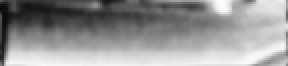
//> input picture MasteringOpenCV-Chapter5_NumberPlateRecognition/neg/6.jpg, 144 x 33 px, given in place of 6.png, which was not available (shown 2 times larger)
$ ./113492   (built with g++ and OpenCV 4)
//> lines starting //> are read from the running program, lines starting //| are printed output that depends on the picture; after the words box and inside, x2 and y2 are one past the last pixel; in counts of white or black regions, pixels touching at a corner belong together; pictures that were not available may be replaced by others from this repository, and a replacement may not be noted
//> further down, mSrc is the input picture: 33 rows x 144 cols, CV_8UC1; min 9, max 253, mean 148.7

#include "opencv2\core.hpp"
#include "opencv2\highgui.hpp"
#include "opencv2/shape.hpp"

#include <iostream>
#include <conio.h>
#include <fstream>
#include <string.h>

#define NOMINMAX

using namespace cv;
using namespace std;

Point RotatePoint(const Mat &R, const Point &p)
{
	Point2f rp;
	rp.x = (float)(R.at<double>(0, 0)*p.x + R.at<double>(0, 1)*p.y + R.at<double>(0, 2));
	rp.y = (float)(R.at<double>(1, 0)*p.x + R.at<double>(1, 1)*p.y + R.at<double>(1, 2));
	return rp;
}

bool FindBlobs(Mat mI, vector<vector<Point>> &contours, vector<Point2f> &MassCentre, vector<float>&DiagonalLength)
{
	if (mI.empty() || mI.depth() != CV_8UC1)
	{
		cout << "Invalid Input Image!";
		return 0;
	}

	vector<Vec4i> hierarchy;
	/// Find contours
	findContours(mI, contours, hierarchy, RETR_EXTERNAL, CHAIN_APPROX_SIMPLE, Point(0, 0));
//> contours = 1 contour; box (x1, y1, x2, y2) and area: (0, 0, 144, 33) 4576

	vector<Rect> boundRect(contours.size());
//> boundRect = 1 Rect (x, y, width, height): [0, 0, 0, 0]
	vector<Moments> mu(contours.size());
//> mu = 1 item

	for (size_t i = 0; i < contours.size(); i++)
	{
		/// Find Minimum bounding Rect
		boundRect[i] = boundingRect(Mat(contours[i]));

		/// Get the moments
		mu[i] = moments(contours[i], false);

		/// Find the Mass Centre
		MassCentre.push_back(Point2f(static_cast<float>(mu[i].m10 / mu[i].m00), static_cast<float>(mu[i].m01 / mu[i].m00)));

		//Find Distance between the TopLeft  and Bottrom Right Points
		DiagonalLength.push_back((float)norm(boundRect[i].tl() - boundRect[i].br()));
	}
//> this loop made 1 pass
	return 1;
}

bool TransformContour(vector<vector<Point>> contours, vector<vector<Point>> &contours_Trans, Vec2f Translate)
{
	if (contours.size() == 0)
	{
		cout << "Invalid input!";
		return 0;
	}

	contours_Trans = contours;

	for (size_t i = 0; i < contours.size(); i++)
	{
		for (int idx = 0; idx < contours[i].size(); idx++)
		{
			contours_Trans[i][idx] = Point(contours[i][idx].x + Translate(0), contours[i][idx].y + Translate(1));
		}
	}
	return 1;
}

bool RotateContour(vector<vector<Point>> contours, vector<vector<Point>> &contours_Rotated, double Angle, Point2f Centre)
{
	if (contours.size() == 0)
	{
		cout << "Invalid input!";
		return 0;
	}

	Mat mRot = getRotationMatrix2D(Centre, Angle, 1.0);
	contours_Rotated = contours;

	for (size_t i = 0; i < contours.size(); i++)
	{
		for (int idx = 0; idx < contours[i].size(); idx++)
		{
			contours_Rotated[i][idx] = RotatePoint(mRot, contours[i][idx]);
		}
	}
	return 1;
}

static vector<Point> simpleContour(vector<vector<Point> > _contoursQuery, int n = 300)
{
	vector <Point> contoursQuery;
	for (size_t border = 0; border<_contoursQuery.size(); border++)
	{
		for (size_t p = 0; p<_contoursQuery[border].size(); p++)
		{
			contoursQuery.push_back(_contoursQuery[border][p]);
		}
	}

	// In case actual number of points is less than n
	int dummy = 0;
	for (int add = (int)contoursQuery.size() - 1; add<n; add++)
	{
		contoursQuery.push_back(contoursQuery[dummy++]); //adding dummy values
	}

	// Uniformly sampling
	random_shuffle(contoursQuery.begin(), contoursQuery.end());
	vector<Point> cont;
	for (int i = 0; i<n; i++)
	{
		cont.push_back(contoursQuery[i]);
	}
	return cont;
}

int main()
{
	string sFileName = "e:\\git\\opencv\\samples\\data\\shape_sample\\6.png";
	Mat mSrc;
	mSrc = imread(sFileName, 0);

	if (mSrc.empty()) {
		std::cerr << "[Error] imread() ...filename=" << sFileName << std::endl;
		return -1;
	}

	imshow("Source Image", mSrc);

	vector<vector<Point>> contours;
	vector<Point2f> MassCentre;
	vector<float>DiagonalLength;
	FindBlobs(mSrc, contours, MassCentre, DiagonalLength);
//> MassCentre = 1 Point (x, y): [71.5, 16]; DiagonalLength = [147.7]

	vector<vector<Point>> contours_Trans(contours.size());
//> contours_Trans = 1 empty contours
	vector<vector<Point>> contours_Rotated(contours.size());
//> contours_Rotated = 1 empty contours
	Point2f ptCCentre(DiagonalLength[0] / 2, DiagonalLength[0] / 2);
//> ptCCentre = Point(73.87, 73.87)
	Vec2f Translation(ptCCentre.x - MassCentre[0].x, ptCCentre.y - MassCentre[0].y);
//> Translation = [2.37, 57.87]

	//Move the contour Mass Center to the Image Space Centre!
	TransformContour(contours, contours_Trans, Translation);
//> in TransformContour, `contours_Trans = contours;`: contours_Trans has the same summary as contours in FindBlobs
//> the loop in TransformContour, `for (size_t i = 0; i < contours.size(); i++)` made 1 pass
//> after the loop in TransformContour, `for (size_t i = 0; i < contours.size(); i++)`: contours_Trans = 1 contour; box (x1, y1, x2, y2) and area: (2, 57, 146, 90) 4576

	//Just used for Visualisation
	Mat mContourSpace(Size(DiagonalLength[0], DiagonalLength[0]), CV_8UC3);
//> mContourSpace: 147 rows x 147 cols, CV_8UC3; every value is 0

	drawContours(mContourSpace, contours_Trans, 0, Scalar(255, 0, 0), 2, 8);
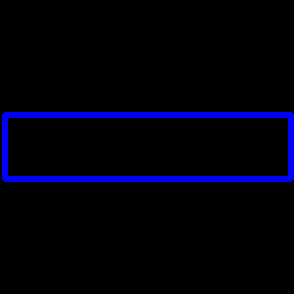
//> mContourSpace: 147 rows x 147 cols, CV_8UC3 (shown 2 times larger); mean B, G, R 12.3, 0, 0
	//imshow("Contour Image ",mContourSpace);

	Mat mContourMatch;
	double Angle = 45.0;
	char key;

	vector<Point> QueryContour, TestContour;
	cv::Ptr <cv::ShapeContextDistanceExtractor> mysc = cv::createShapeContextDistanceExtractor();

	QueryContour = simpleContour(contours_Trans);
//> the loop in simpleContour, `for (size_t border = 0; border<_contoursQuery.size(); border++)` made 1 pass
//> after the loop in simpleContour, `for (size_t border = 0; border<_contoursQuery.size(); border++)`: contoursQuery = 4 Points (x, y): [2, 57], [2, 89], [145, 89], [145, 57]
//> after the loop in simpleContour, `for (int add = (int)contoursQuery.size() - 1; add<n; add++)`: contoursQuery = 301 Points (x, y), first 12: [2, 57], [2, 89], [145, 89], [145, 57], [2, 57], [2, 89], [145, 89], [145, 57], [2, 57], [2, 89], [145, 89], [145, 57]; dummy = 297
//> in simpleContour, `random_shuffle(contoursQuery.begin(), contoursQuery.end());`: contoursQuery = 301 Points (x, y), first 12: [145, 89], [145, 89], [145, 57], [2, 89], [2, 89], [145, 89], [2, 89], [2, 89], [2, 57], [2, 89], [145, 57], [145, 57]
//> after the loop in simpleContour, `for (int i = 0; i<n; i++)`: cont = 300 Points (x, y), first 12: [145, 89], [145, 89], [145, 57], [2, 89], [2, 89], [145, 89], [2, 89], [2, 89], [2, 57], [2, 89], [145, 57], [145, 57]
//> QueryContour has the same summary as cont in simpleContour


	float bestMatch = 0;
	float bestDis = FLT_MAX;

	for (int i = 0; i < 8; i++)
	{
		mContourMatch = mContourSpace.clone();
		RotateContour(contours_Trans, contours_Rotated, Angle, ptCCentre);

		TestContour = simpleContour(contours_Rotated);
		float dis = mysc->computeDistance(QueryContour, TestContour);

		drawContours(mContourMatch, contours_Rotated, (int)0, Scalar(0, 255, 0), 2, 8);
		putText(mContourMatch, format("Distance: %f ", dis), Point2f(ptCCentre.x + 30, 20), CV_FONT_HERSHEY_COMPLEX, 0.5, Scalar(0, 0, 255), 0.5);

		imshow("Rotated ContourImage ", mContourMatch);

		if (Angle >= 360)
			Angle = 0.0;
		else
			Angle += 45.0;

		if (dis<bestDis)
		{
			bestMatch = Angle;
			bestDis = dis;
		}

		waitKey(0);
	}
//> this loop made 8 passes
//> (mRot in RotateContour, dis, bestDis) on passes 1, 2, 8: ([[0.707, 0.707, -30.6], [-0.707, 0.707, 73.87]], 13.41, 13.41), ([[6.12e-17, 1, -1.42e-14], [-1, 6.12e-17, 147.7]], 0.151, 0.151), ([[1, -2.45e-16, 1.81e-14], [2.45e-16, 1, -1.81e-14]], 0, 0)
//> (mRot in RotateContour, bestDis) on pass 3: ([[-0.707, 0.707, 73.87], [-0.707, -0.707, 178.3]], 1.62e-18)
//> pass 1, `putText(mContourMatch, format("Distance: %f ", dis), Point2f(ptCCentre..`:
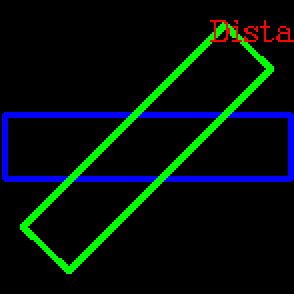
//> mContourMatch: 147 rows x 147 cols, CV_8UC3 (shown 2 times larger); mean B, G, R 11.6, 14, 1.6
//> pass 2, `putText(mContourMatch, format("Distance: %f ", dis), Point2f(ptCCentre..`:
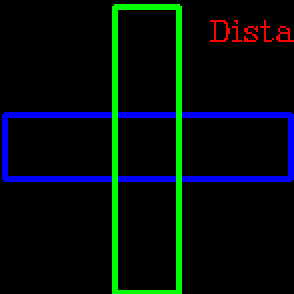
//> mContourMatch: 147 rows x 147 cols, CV_8UC3 (shown 2 times larger); mean B, G, R 11.9, 12, 1.6
//> pass 3, `putText(mContourMatch, format("Distance: %f ", dis), Point2f(ptCCentre..`:
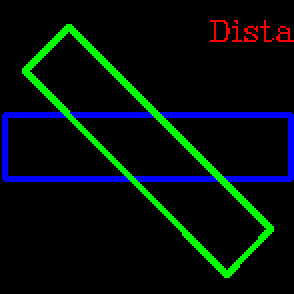
//> mContourMatch: 147 rows x 147 cols, CV_8UC3 (shown 2 times larger); mean B, G, R 11.7, 13.7, 1.6
//> after the loop:
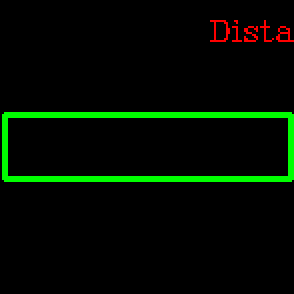
//> mContourMatch: 147 rows x 147 cols, CV_8UC3 (shown 2 times larger); mean B, G, R 0, 12.3, 1.6
//> after the loop, Angle = 0; bestMatch = 0; bestDis = 0

	cout << format("Angle: %f , Score: %f", bestMatch, bestDis);
//| Angle: 0.000000 , Score: 0.000000

	waitKey();

}
